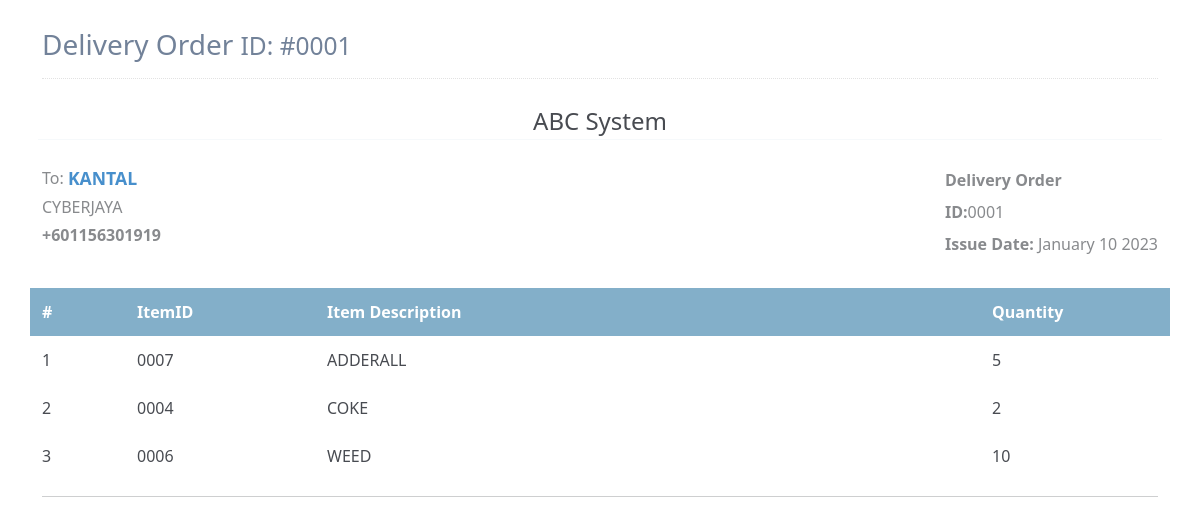
The page /deliveryorder/1/ on the database as committed earlier.
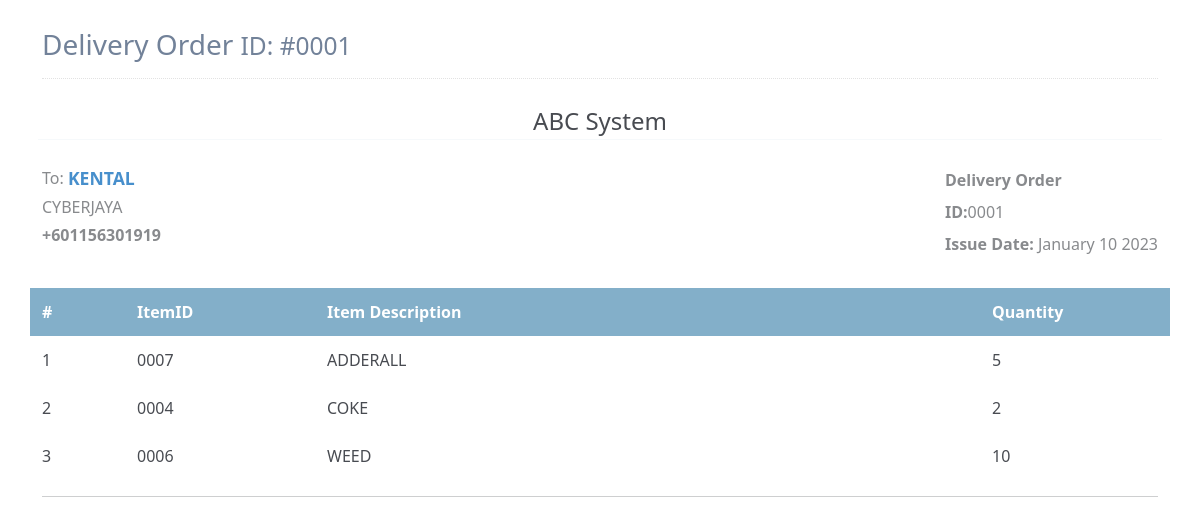
The same page on the database as committed later.
### deliveryorder/models.py (models this page shows, shortened)
class DeliveryOrderForm(models.Model):
    deliveryOrderID = models.AutoField(unique=True,primary_key=True)
    vendorName = models.CharField(max_length=30)
    vendorAddress = models.CharField(max_length=200)
    recipientName = models.CharField(max_length=30)
    recipientPhone = PhoneNumberField(blank=False)
    recipientAddress = models.CharField(max_length=200)
    deliveryOrderStatus = models.IntegerField(default=Status.pending,choices=Status.choices)
    deliveryOrderDate = models.DateTimeField(default=timezone.now)
    def id(self):
        string = str("{:04d}".format(self.deliveryOrderID))
        return string
    def date(self):
        date = self.deliveryOrderDate.date()
        return date.strftime("%B %d %Y")

### deliveryorder/views.py (the view)
# urls.py: path('<int:deliveryOrderID>/',views.details,name='details'),
def details(request,deliveryOrderID):
    deliveryOrderID = get_object_or_404(DeliveryOrderForm,pk = deliveryOrderID)
    return render(request,'deliveryorder/details.html',{'deliveryOrderID':deliveryOrderID})

### deliveryorder/models.py (called while the page is built)
    def __str__(self):
        string = str("{:04d}".format(self.itemID))
        return string

    def item_ID(self):
        return self.itemID

    def item_description(self):
        return self.itemID.itemDescription

### deliveryorder/templates/deliveryorder/details.html (shortened to what this page needs)
<html>
<head>
    <link href="https://cdn.jsdelivr.net/npm/bootstrap@5.0.2/dist/css/bootstrap.min.css" rel="stylesheet">
    <link href="https://cdn.jsdelivr.net/npm/bootstrap@5.0.2/dist/css/bootstrap.min.css" rel="stylesheet">
</head>
<body>
    <div class="page-content container">
        <div class="page-header text-blue-d2">
            <h1 class="page-title text-secondary-d1">
                Delivery Order
                <small class="page-info">
                    ID: #{{deliveryOrderID.id}}
                </small>
            </h1>
        </div>
        <div class="container px-0">
            <div class="row mt-4">
                <div class="col-12 col-lg-12">
                    <div class="row">
                        <div class="col-12">
                            <div class="text-center text-150">
                                <span class="text-default-d3">ABC System</span>
                            </div>
                        </div>
                    </div>
                    <hr class="row brc-default-l1 mx-n1 mb-4" />
                    <div class="row">
                        <div class="col-sm-6">
                            <div>
                                <span class="text-sm text-grey-m2 align-middle">To:</span>
                                <span class="text-600 text-110 text-blue align-middle">{{deliveryOrderID.recipientName}}</span>
                            </div>
                            <div class="text-grey-m2">
                                <div class="my-1">
                                {{deliveryOrderID.recipientAddress}}
                                </div>
                                <div class="my-1"> <b class="text-600">{{deliveryOrderID.recipientPhone}}</b></div>
                            </div>
                        </div>
                        <div class="text-95 col-sm-6 align-self-start d-sm-flex justify-content-end">
                            <div class="text-grey-m2">
                                <div class="mt-1 mb-2 text-secondary-m1 text-600 text-125">
                                    Delivery Order
                                </div>
                                <div class="my-2"> <span class="text-600 text-90">ID:</span>{{deliveryOrderID.id}}</div>
                                <div class="my-2"> <span class="text-600 text-90">Issue Date:</span> {{deliveryOrderID.date}}</div>
                            </div>
                        </div>
                    </div>
                    <div class="mt-4">
                        <div class="row text-600 text-white bgc-default-tp1 py-25">
                            <div class="d-none d-sm-block col-sm-1">#</div>
                            <div class="col-9 col-sm-2">ItemID</div>
                            <div class="d-none d-sm-block  col-sm-7">Item Description</div>
                            <div class="d-none d-sm-block col-sm-2">Quantity</div>
                        </div>
                    {% for tablelist in deliveryOrderID.tablelist_set.all %}
                        <div class="text-95 text-secondary-d3">
                            <div class="row mb-2 mb-sm-0 py-25">
                                <div class="d-none d-sm-block col-sm-1">{{forloop.counter}}</div>
                                <div class="col-9 col-sm-2">{{tablelist.item_ID}}</div>
                                <div class="d-none d-sm-block col-sm-7">{{tablelist.item_description}}</div>
                                <div class="d-none d-sm-block col-sm-2 ">{{tablelist.itemQuantity}}</div>
                            </div>
                    {%endfor%}
                        <hr />
                    </div>
                </div>
            </div>
        </div>
    </div>
</body>
</html>

Rows that differ between the two databases and show on the page:
changed DeliveryOrderForm "CYBERJAYA": recipientName "KANTAL" → "KENTAL"
